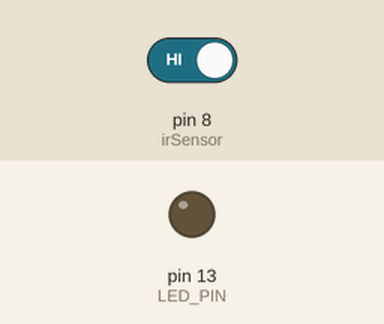
This program was run on a simulated Arduino Leonardo, built with avr-gcc and run on an emulated ATmega32U4. Shown: output pins drawn as LEDs (lit = HIGH). The test bench sets the inputs (shaded band); at power-on: pin 8 (irSensor) HIGH.

Above: at 1.2 s.
1.3 s: pin 8 (irSensor) driven LOW
At 2.2 s:
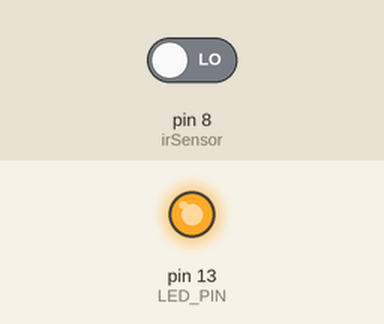
3.0 s: pin 8 (irSensor) driven HIGH
At 4.1 s:
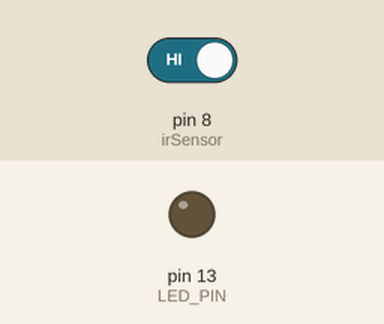
Timing chart, 0 to 6.0 s (numbered marks = the images above; inputs shaded):
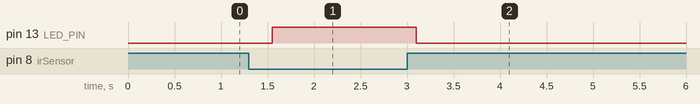

Measured:
- after the input at 1.3 s, pin 13 (LED_PIN): LOW → HIGH after 0.25 s
- after the input at 3.0 s, pin 13 (LED_PIN): HIGH → LOW after 0.10 s

The program:

main.cpp
```cpp
#include <Arduino.h>
#include <OneButton.h>
#include "callbacks.h"
#include "pins.h"

//#define USE_SERIAL

int status;

OneButton irSensor(8, true); // NOLINT

void setup() {
    #ifdef USE_SERIAL
        Serial.begin(9600);

        // wait for serial port to connect. Needed for Leonardo only
        while (!Serial);
    #endif

    irSensor.setPressTicks(50);

    //pinMode (SIGNAL_PIN, INPUT); // Sensor output
    pinMode (LED_PIN, OUTPUT); // LED

    irSensor.attachDuringLongPress(onIRSensorOn);
    irSensor.attachLongPressStop(onIRSensorOff);
}

void loop() {
    irSensor.tick();
    //status = digitalRead(SIGNAL_PIN);
    //digitalWrite(LED_PIN,status == LOW ? HIGH : LOW);

    #ifdef USE_SERIAL
        Serial.println(String("Sensor: ") + (status == LOW ? "HIGH" : "LOW"));
    #endif

    delay (50); //wait half a second
}
```

callbacks.cpp
```cpp
//
// Created by Mike Mitterer on 13.01.18.
//
#include <Arduino.h>
#include "pins.h"

void onIRSensorOn() {
    digitalWrite(LED_PIN,HIGH);
}

void onIRSensorOff() {
    digitalWrite(LED_PIN,LOW);
}
```

callbacks.h
```cpp
//
// Created by Mike Mitterer on 13.01.18.
//

#ifndef IRSENSOR_CALLBACKS_H
#define IRSENSOR_CALLBACKS_H

void onIRSensorOn();
void onIRSensorOff();

#endif //IRSENSOR_CALLBACKS_H
```

pins.h
```cpp
//
// Created by Mike Mitterer on 13.01.18.
//

#ifndef IRSENSOR_PINS_H
#define IRSENSOR_PINS_H

// Pins
//const uint8_t SIGNAL_PIN = 8;
const uint8_t LED_PIN = 13;

#endif //IRSENSOR_PINS_H
```
